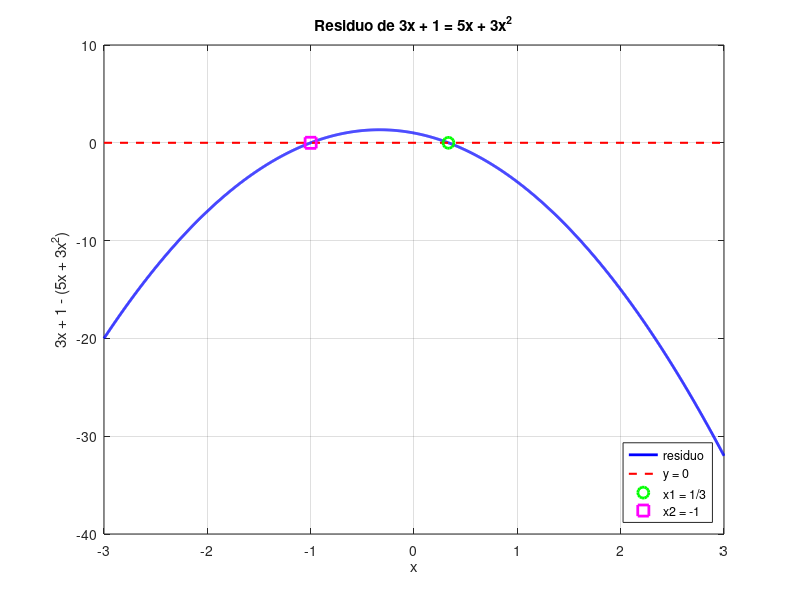

Write MATLAB code to recreate this figure.
% 04-ecuacion-segundo-grado.m - Ejercicio 4 de la Guía 1: ecuación de segundo grado.
%
% Problema: "Si al quíntuple de un número se le suma el triple de su cuadrado, se
% obtiene el triple del mismo más 1", es decir
%   5x + 3x^2 = 3x + 1
% Llevando todo a un lado:
%   3x^2 + 2x - 1 = 0,      con a = 3, b = 2, c = -1
% y se aplica la fórmula general
%   x1 = (-b + sqrt(b^2 - 4ac)) / (2a)
%   x2 = (-b - sqrt(b^2 - 4ac)) / (2a)
%
% El discriminante es Delta = b^2 - 4ac = 16, positivo, así que hay dos raíces
% reales distintas: x1 = 1/3 y x2 = -1.

clc;

% ----------------------------------------------------------------------
% Datos del problema
% ----------------------------------------------------------------------
% Coeficientes de 3x^2 + 2x - 1 = 0.
a = 3;
b = 2;
c = -1;

% Miembros de 5x + 3x^2 = 3x + 1 evaluados por separado: 3x + 1 y 5x + 3x^2.
miembro_izquierdo = @(x) 3 * x + 1;
miembro_derecho = @(x) 5 * x + 3 * x.^2;

% Residuo de la ecuación original, que es lo que se grafica.
residuo = @(x) miembro_izquierdo(x) - miembro_derecho(x);

fprintf('\n========================================================\n');
fprintf('  EJERCICIO 4 - ECUACIÓN DE SEGUNDO GRADO\n');
fprintf('========================================================\n');

% ----------------------------------------------------------------------
% a) Ecuación de segundo grado
% ----------------------------------------------------------------------
fprintf('\n--- a) Ecuación de segundo grado ---\n');
fprintf('Enunciado:  5x + 3x^2 = 3x + 1\n');
fprintf('Reordenando:  3x^2 + 2x - 1 = 0\n');
fprintf('Coeficientes:  a = %g,  b = %g,  c = %g\n', a, b, c);

% ----------------------------------------------------------------------
% b) Cálculo de las raíces
% ----------------------------------------------------------------------
delta = b^2 - 4 * a * c;
fprintf('\n--- b) Cálculo de las raíces ---\n');
fprintf('Discriminante:  Delta = b^2 - 4ac = %g\n', delta);
fprintf('sqrt(Delta) = %g\n', sqrt(delta));

x1 = (-b + sqrt(delta)) / (2 * a);
x2 = (-b - sqrt(delta)) / (2 * a);

fprintf('x1 = (-b + sqrt(Delta)) / (2a) = %s\n', sprintf('%.15f', x1));
fprintf('x2 = (-b - sqrt(Delta)) / (2a) = %s\n', sprintf('%.15f', x2));

% ----------------------------------------------------------------------
% c) Verificación sobre la ecuación original
% ----------------------------------------------------------------------
fprintf('\n--- c) Verificación sobre la ecuación original ---\n');
fprintf('Se evalúan por separado los dos miembros de 5x + 3x^2 = 3x + 1.\n\n');
fprintf('%-6s %-22s %-22s %s\n', 'raíz', '3x + 1', '5x + 3x^2', 'diferencia');
fprintf('%-6s %-22.15f %-22.15f %.3e\n', 'x1', miembro_izquierdo(x1), miembro_derecho(x1), ...
        miembro_izquierdo(x1) - miembro_derecho(x1));
fprintf('%-6s %-22.15f %-22.15f %.3e\n', 'x2', miembro_izquierdo(x2), miembro_derecho(x2), ...
        miembro_izquierdo(x2) - miembro_derecho(x2));

% Las soluciones analíticas, para contrastar.
fprintf('\nSoluciones analíticas:  x1 = 1/3 y x2 = -1\n');
fprintf('Error de x1 contra 1/3: %.3e\n', abs(x1 - 1/3));
fprintf('Error de x2 contra -1 : %.3e\n', abs(x2 + 1));

% ----------------------------------------------------------------------
% c) Gráfico
% ----------------------------------------------------------------------
% Se grafica el residuo 3x + 1 - (5x + 3x^2), que se anula en las raíces.
% fplot evalúa vectores, así que los operadores element-wise son obligatorios.
figure('Name', 'Ejercicio 1 - Ecuación de segundo grado');
fplot(residuo, [-3, 3], 'b-', 'LineWidth', 2);
grid on;
hold on;

% Eje horizontal en y = 0: sus cruces con la curva son las raíces.
plot([-3, 3], [0, 0], 'r--', 'LineWidth', 1.5);
plot(x1, 0, 'go', 'MarkerSize', 8, 'LineWidth', 2);
plot(x2, 0, 'ms', 'MarkerSize', 8, 'LineWidth', 2);

title('Residuo de 3x + 1 = 5x + 3x^2');
xlabel('x');
ylabel('3x + 1 - (5x + 3x^2)');
legend({'residuo', 'y = 0', 'x1 = 1/3', 'x2 = -1'}, 'Location', 'southeast');

hold off;

% ----------------------------------------------------------------------
% Resumen
% ----------------------------------------------------------------------
fprintf('\n--- Resumen ---\n');
fprintf('Las raíces obtenidas satisfacen la ecuación con error de orden de máquina.\n');
fprintf('La existencia de soluciones reales depende exclusivamente del signo del discriminante.\n');
